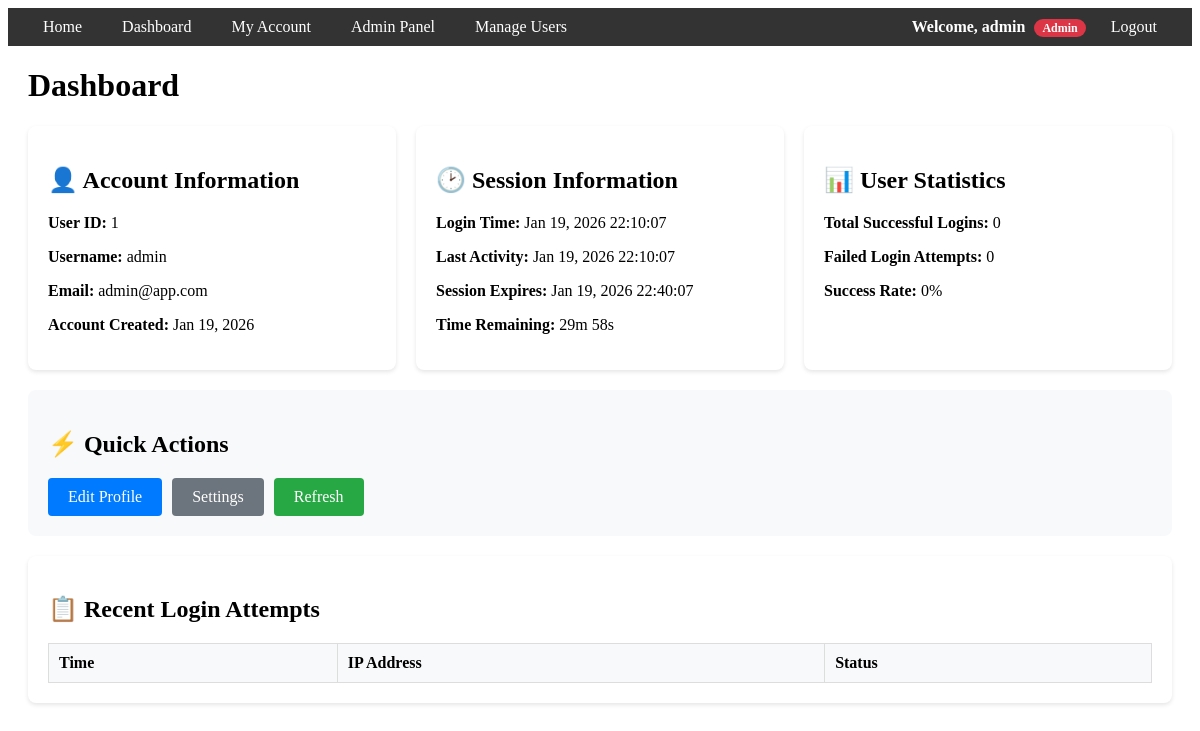
The app's page /principal.php (signed in) with its own data.
### tables this page shows
CREATE TABLE users (
    id INT AUTO_INCREMENT PRIMARY KEY,
    username VARCHAR(50) NOT NULL UNIQUE,
    password VARCHAR(255) NOT NULL,
    email VARCHAR(100),
    role ENUM('user', 'moderator', 'admin') DEFAULT 'user',
    created_at TIMESTAMP DEFAULT CURRENT_TIMESTAMP
);

### principal.php (the view, shortened to what this page needs)
<?php
require_once 'protect.php';
$stmt = $pdo->prepare("SELECT * FROM users WHERE id = ?");
$stmt->execute([$_SESSION['user_id']]);
$current_user = $stmt->fetch();
$stmt = $pdo->prepare("SELECT COUNT(*) as total_logins FROM login_attempts WHERE username = ? AND success = 1");
$stmt->execute([$_SESSION['username']]);
$total_logins = $stmt->fetchColumn();
$stmt = $pdo->prepare("SELECT COUNT(*) as failed_attempts FROM login_attempts WHERE username = ? AND success = 0");
$stmt->execute([$_SESSION['username']]);
$failed_attempts = $stmt->fetchColumn();
?>
<!DOCTYPE html>
<html>
<head>
</head>
<body>
    <?php include 'menu.php'; ?>
    <div style="max-width: 1200px; margin: 0 auto; padding: 0 20px;">
        <h1>Dashboard</h1>
        <div style="display: grid; grid-template-columns: repeat(auto-fit, minmax(300px, 1fr)); gap: 20px; margin: 20px 0;">
            <div style="background: white; padding: 20px; border-radius: 8px; box-shadow: 0 2px 4px rgba(0,0,0,0.1);">
                <h2>👤 Account Information</h2>
                <p><strong>User ID:</strong> <?= $_SESSION['user_id'] ?></p>
                <p><strong>Username:</strong> <?= htmlspecialchars($_SESSION['username']) ?></p>
                <p><strong>Email:</strong> <?= htmlspecialchars($current_user['email']) ?></p>
                <p><strong>Account Created:</strong> <?= date('M j, Y', strtotime($current_user['created_at'])) ?></p>
            </div>
            <div style="background: white; padding: 20px; border-radius: 8px; box-shadow: 0 2px 4px rgba(0,0,0,0.1);">
                <h2>🕑 Session Information</h2>
                <p><strong>Login Time:</strong> <?= date('M j, Y H:i:s', $_SESSION['login_time']) ?></p>
                <p><strong>Last Activity:</strong> <?= date('M j, Y H:i:s', $_SESSION['last_activity']) ?></p>
                <p><strong>Session Expires:</strong> <?= date('M j, Y H:i:s', $_SESSION['login_time'] + 1800) ?></p>
                <p><strong>Time Remaining:</strong> <span id="countdown"></span></p>
            </div>
            <div style="background: white; padding: 20px; border-radius: 8px; box-shadow: 0 2px 4px rgba(0,0,0,0.1);">
                <h2>📊 User Statistics</h2>
                <p><strong>Total Successful Logins:</strong> <?= $total_logins ?></p>
                <p><strong>Failed Login Attempts:</strong> <?= $failed_attempts ?></p>
                <p><strong>Success Rate:</strong> <?= $total_logins > 0 ? round(($total_logins / ($total_logins + $failed_attempts)) * 100, 1) : 0 ?>%</p>
            </div>
        </div>
        <div style="background: #f8f9fa; padding: 20px; border-radius: 8px; margin: 20px 0;">
            <h2>⚡ Quick Actions</h2>
            <div style="display: flex; gap: 10px; flex-wrap: wrap;">
                <a href="profile.php" style="background: #007bff; color: white; padding: 10px 20px; text-decoration: none; border-radius: 4px;">Edit Profile</a>
                <a href="settings.php" style="background: #6c757d; color: white; padding: 10px 20px; text-decoration: none; border-radius: 4px;">Settings</a>
                <a href="#" onclick="location.reload()" style="background: #28a745; color: white; padding: 10px 20px; text-decoration: none; border-radius: 4px;">Refresh</a>
            </div>
        </div>
        <div style="background: white; padding: 20px; border-radius: 8px; box-shadow: 0 2px 4px rgba(0,0,0,0.1); margin: 20px 0;">
            <h2>📋 Recent Login Attempts</h2>
            <div style="overflow-x: auto;">
                <table style="width: 100%; border-collapse: collapse;">
                    <tr style="background: #f8f9fa;">
                        <th style="padding: 10px; text-align: left; border: 1px solid #ddd;">Time</th>
                        <th style="padding: 10px; text-align: left; border: 1px solid #ddd;">IP Address</th>
                        <th style="padding: 10px; text-align: left; border: 1px solid #ddd;">Status</th>
                    </tr>
                </table>
            </div>
        </div>
    </div>
</body>
</html>

### menu.php (shortened to what this page needs)
<?php
$is_logged_in = isset($_SESSION['user_id']);
$username = $is_logged_in ? $_SESSION['username'] : '';
$user_role = '';
if ($is_logged_in) {
    $stmt = $pdo->prepare("SELECT role FROM users WHERE id = ?");
    $stmt->execute([$_SESSION['user_id']]);
    $user_data = $stmt->fetch();
    $user_role = $user_data['role'] ?? 'user';
}
?>
<nav class="menu-bar">
    <ul>
        <div class="menu-left">
            <li><a href="index.php">Home</a></li>
            <?php if ($is_logged_in): ?>
                <li><a href="principal.php">Dashboard</a></li>
                <li><a href="myaccount.php">My Account</a></li>
                <?php if ($user_role === 'admin'): ?>
                    <li><a href="admin.php">Admin Panel</a></li>
                <?php endif; ?>
                <?php if ($user_role === 'admin' || $user_role === 'moderator'): ?>
                    <li><a href="manage.php">Manage Users</a></li>
                <?php endif; ?>
            <?php endif; ?>
        </div>
        <div class="menu-right">
            <?php if ($is_logged_in): ?>
                <li class="menu-user">
                    Welcome, <?= htmlspecialchars($username) ?>
                    <span class="role-badge <?= $user_role ?>-badge"><?= ucfirst($user_role) ?></span>
                </li>
                <li><a href="exit.php">Logout</a></li>
            <?php else: ?>
                <li><a href="login.php">Login</a></li>
                <li><a href="register.php">Register</a></li>
            <?php endif; ?>
        </div>
    </ul>
</nav>

### menu.php (style rules this page uses)
.menu-bar { background: #333; padding: 10px 0; margin-bottom: 20px; }
.menu-bar ul { list-style: none; margin: 0; padding: 0; display: flex; justify-content: space-between; align-items: center; max-width: 1200px; margin: 0 auto; padding: 0 20px; }
.menu-bar li { display: inline; }
.menu-bar a { color: white; text-decoration: none; padding: 10px 15px; border-radius: 4px; }
.menu-user { color: white; font-weight: bold; }
.menu-left, .menu-right { display: flex; gap: 10px; }
.role-badge { background: #007bff; color: white; padding: 2px 8px; border-radius: 12px; font-size: 12px; margin-left: 5px; }
.admin-badge { background: #dc3545; }

### records on screen
users: role "Admin", email "admin@app.com", created_at "Jan 19, 2026"

### other values on screen
$username "admin"
$_SESSION['user_id'] "1"
$_SESSION['username'] "admin"
date('M j, Y H:i:s', $_SESSION['login_time']) "Jan 19, 2026 22:10:07"
date('M j, Y H:i:s', $_SESSION['last_activity']) "Jan 19, 2026 22:10:07"
date('M j, Y H:i:s', $_SESSION['login_time'] + 1800) "Jan 19, 2026 22:40:07"
$total_logins "0"
$failed_attempts "0"
